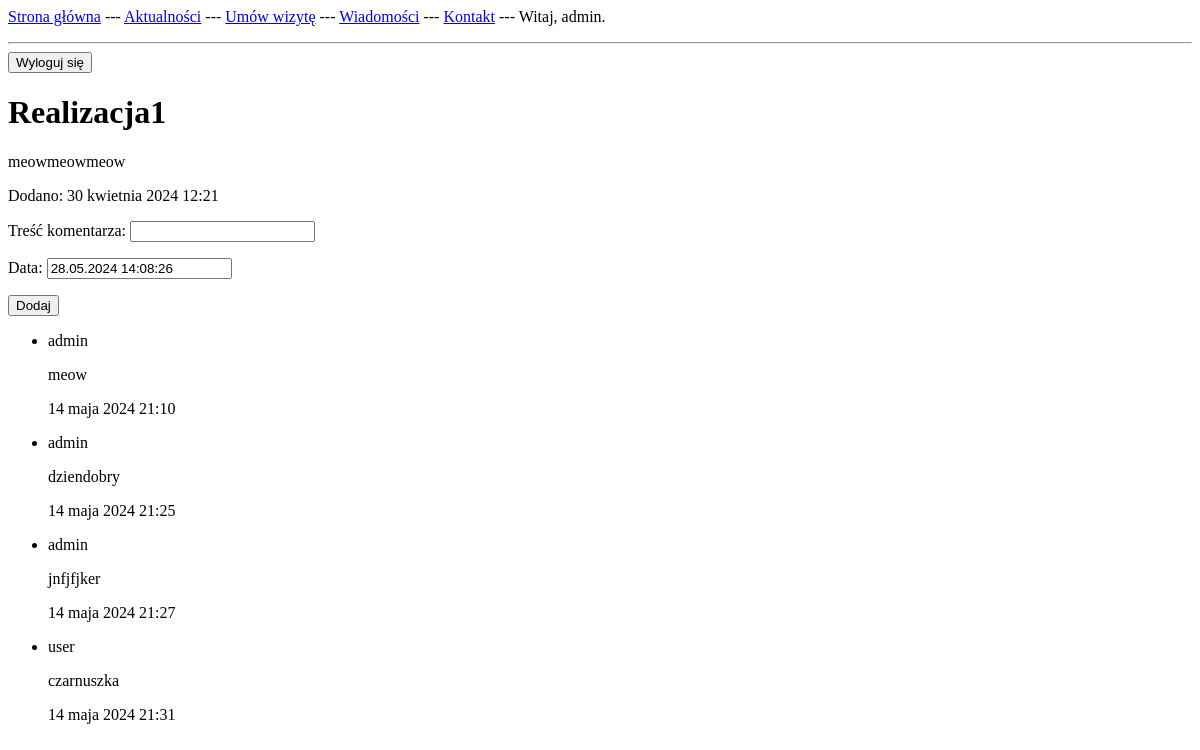
The page /blog/1/ (signed in) on the database as committed earlier.
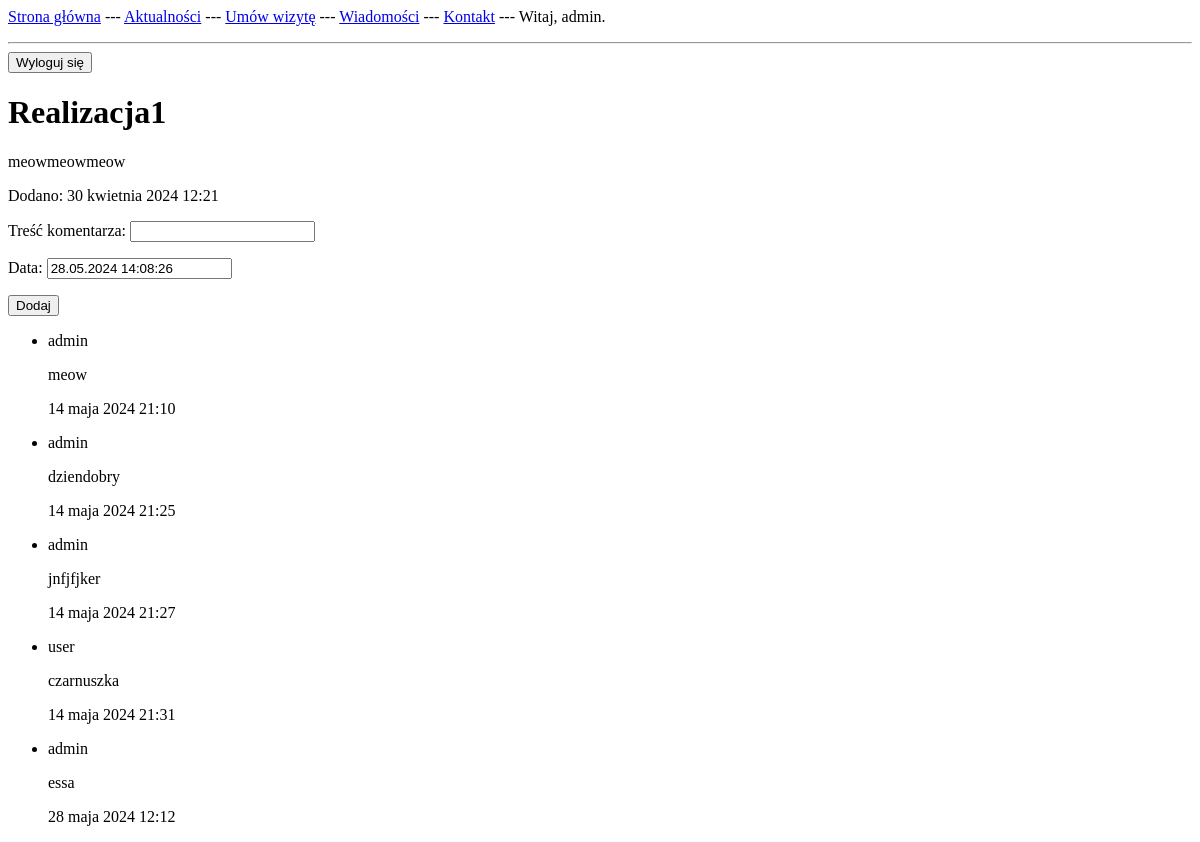
The same page on the database as committed later.
### mainapp/models.py (models this page shows, shortened)
class Comment(models.Model):
    realization = models.ForeignKey(Realization, on_delete=models.CASCADE, verbose_name="Realizacja")
    author = models.ForeignKey(User, on_delete=models.CASCADE, verbose_name='Autor komentarza')
    content = models.CharField(max_length=200, verbose_name='Treść komentarza')
    date = models.DateTimeField(default=timezone.now, verbose_name='Data')
    class Meta:
        verbose_name_plural = "Komentarze"

### mainapp/views.py (the view)
# urls.py: path('blog/<int:entry_id>/', views.detail, name='detail'),
@login_required
@require_http_methods(["GET", "POST"])
def detail(request, entry_id):
    try:
        entry = get_object_or_404(Realization, pk=entry_id)
        comments = Comment.objects.filter(realization=entry)
        if request.method == 'POST':
            comment_form = CommentForm(request.POST)
            if comment_form.is_valid():
                comment = comment_form.save(commit=False)
                comment.author = request.user
                comment.realization = entry
                comment.save()
                logger.info(f"Nowy komentarz dodany przez {request.user} do realizacji {entry_id}")
                return redirect('mainapp:detail', entry_id=entry.id)
        else:
            comment_form = CommentForm()
        context = {'entry': entry, 'comments': comments, 'comment_form': comment_form}
        logger.debug(f"Widok szczegółowy dla realizacji {entry_id}")
        return render(request, 'mainapp/detail.html', context)
    except Realization.DoesNotExist:
        logger.error(f"Realizacja o id {entry_id} nie istnieje")
        raise Http404("Podany wpis nie istnieje")
    except Exception as e:
        logger.error(f"Błąd w widoku szczegółowym dla realizacji {entry_id}: {e}")
        return render(request, 'mainapp/error.html', {'error': str(e)})

### mainapp/forms.py
class CommentForm(forms.ModelForm):
    class Meta:
        model = Comment
        fields = ['content', 'date']

### mainapp/templates/mainapp/detail.html (shortened to what this page needs)
{% extends 'mainapp/base.html' %}
{% block content %}
    <h1>{{ entry.title }}</h1>
    <p>{{ entry.content|linebreaks }}</p>
    <p>Dodano: {{ entry.date }}</p>
    <form action="{% url 'mainapp:detail' entry.id %}" method="post">
        {{ comment_form.as_p }}
        <button name="submit">Dodaj</button>
    </form>
    <ul>
        {% for comment in comments %}
            <li>
                <p>{{ comment.author }}</p>
                <p>{{ comment.content }}</p>
                <p>{{ comment.date }}</p>
            </li>
        {% empty %}
            Brak komentarzy, napisz pierwszy!
        {% endfor %}
    </ul>
{% endblock content %}

Rows that differ between the two databases and show on the page:
added Comment: author "admin", content "essa", date "28 maja 2024 12:12"
